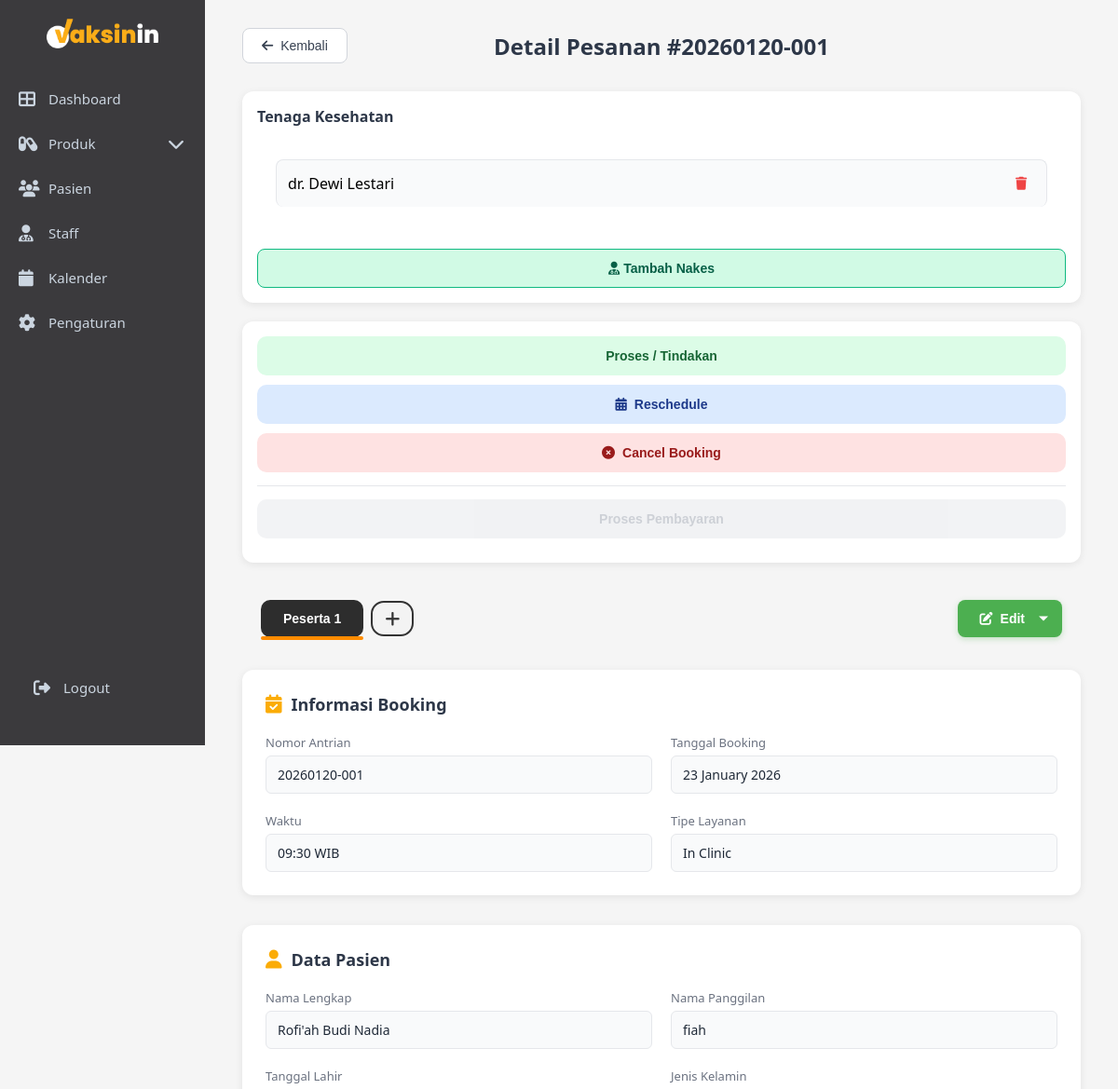
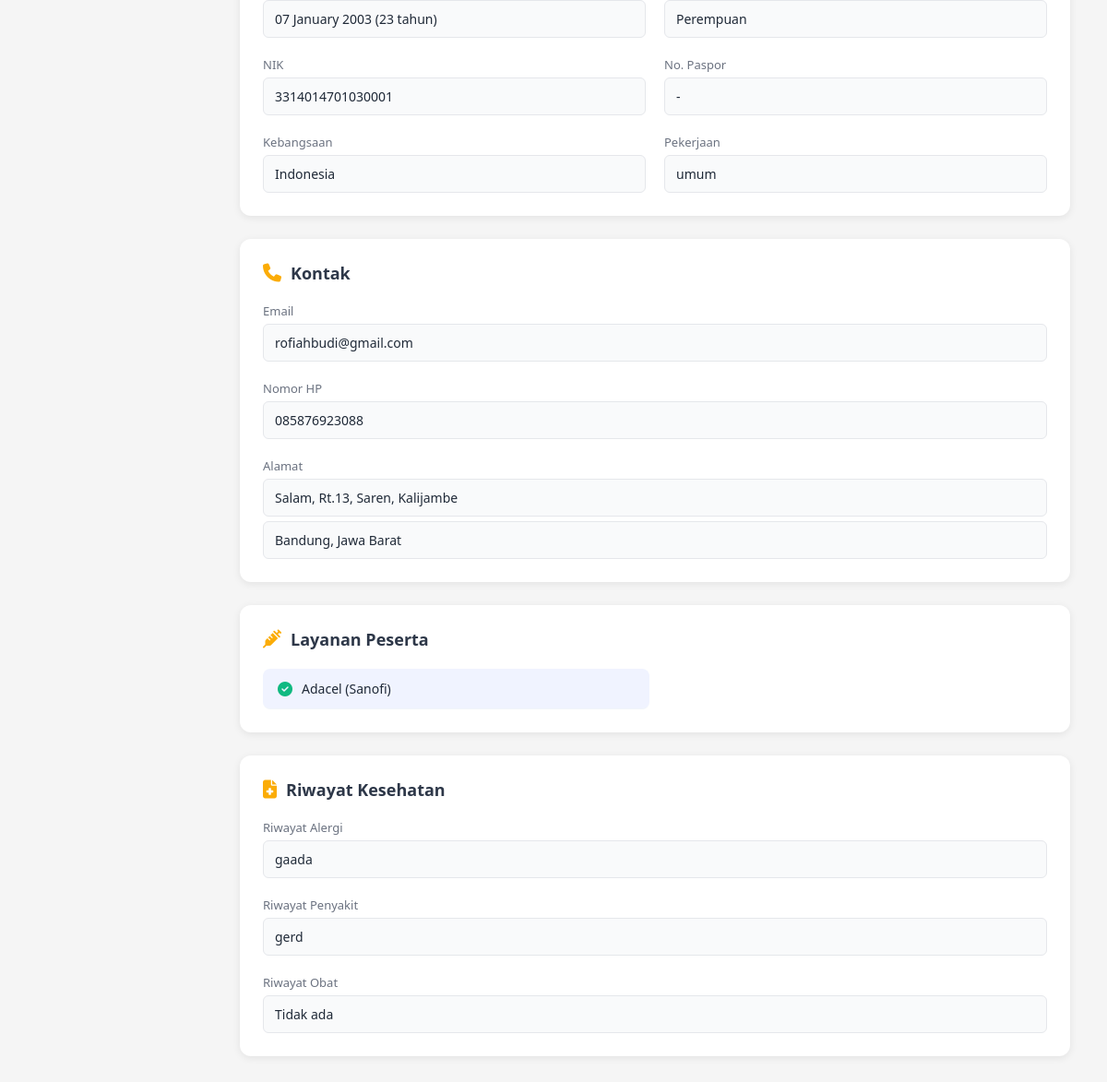
Page /admin/booking_detail.php?id=78 on the committed database (2 pictures, top to bottom).
### tables this page shows
CREATE TABLE `bookings` (
  `id` int NOT NULL,
  `parent_id` int DEFAULT NULL,
  `patient_id` int NOT NULL,
  `service_type` enum('Home Service','In Clinic') NOT NULL,
  `nomor_antrian` varchar(20) NOT NULL,
  `tanggal_booking` date NOT NULL,
  `waktu_booking` time NOT NULL,
  `status` enum('pending','confirmed','completed','cancelled') DEFAULT 'pending',
  `catatan` text,
  `created_at` datetime NOT NULL,
  `updated_at` datetime DEFAULT CURRENT_TIMESTAMP ON UPDATE CURRENT_TIMESTAMP,
  `doctor_id` int DEFAULT NULL,
  `payment_status` enum('unpaid','paid') DEFAULT 'unpaid',
  `tindakan_selesai` tinyint(1) DEFAULT '0'
);

CREATE TABLE `patients` (
  `id` int NOT NULL,
  `no_rekam_medis` varchar(20) NOT NULL,
  `nama_lengkap` varchar(100) NOT NULL,
  `nama_panggilan` varchar(50) DEFAULT NULL,
  `tanggal_lahir` date NOT NULL,
  `usia` int DEFAULT NULL,
  `kategori_usia` enum('Anak','Dewasa') NOT NULL,
  `jenis_kelamin` enum('L','P') NOT NULL,
  `nik` varchar(16) DEFAULT NULL,
  `paspor` varchar(20) DEFAULT NULL,
  `kebangsaan` varchar(50) DEFAULT 'Indonesia',
  `pekerjaan` varchar(100) DEFAULT NULL,
  `nama_wali` varchar(100) DEFAULT NULL,
  `riwayat_alergi` text,
  `riwayat_penyakit` text,
  `riwayat_obat` text,
  `pelayanan` varchar(50) NOT NULL,
  `created_at` timestamp NOT NULL DEFAULT CURRENT_TIMESTAMP,
  `updated_at` timestamp NOT NULL DEFAULT CURRENT_TIMESTAMP ON UPDATE CURRENT_TIMESTAMP
);

CREATE TABLE `patient_emails` (
  `id` int NOT NULL,
  `patient_id` int NOT NULL,
  `email` varchar(100) NOT NULL,
  `is_primary` tinyint(1) DEFAULT '0'
);

CREATE TABLE `patient_phones` (
  `id` int NOT NULL,
  `patient_id` int NOT NULL,
  `phone` varchar(20) NOT NULL,
  `is_primary` tinyint(1) DEFAULT '0'
);

CREATE TABLE `patient_addresses` (
  `id` int NOT NULL,
  `patient_id` int NOT NULL,
  `alamat` text NOT NULL,
  `provinsi` varchar(100) DEFAULT NULL,
  `kota` varchar(100) DEFAULT NULL,
  `is_primary` tinyint(1) DEFAULT '0'
);

CREATE TABLE `booking_services` (
  `id` int NOT NULL,
  `parent_booking_id` int DEFAULT NULL,
  `booking_id` int NOT NULL,
  `patient_id` int DEFAULT NULL,
  `nama_layanan` varchar(100) NOT NULL,
  `created_at` datetime DEFAULT CURRENT_TIMESTAMP,
  `service_id` int DEFAULT NULL,
  `harga` int DEFAULT '0',
  `diskon` int DEFAULT '0',
  `diskon_tipe` enum('persen','nilai') DEFAULT 'nilai',
  `total` int DEFAULT '0'
);

CREATE TABLE `staff` (
  `id` int NOT NULL,
  `nama_lengkap` varchar(150) NOT NULL,
  `gelar` varchar(50) DEFAULT NULL,
  `sip` varchar(50) DEFAULT NULL,
  `role` enum('dokter','perawat','admin') NOT NULL,
  `created_at` timestamp NOT NULL DEFAULT CURRENT_TIMESTAMP
);

### admin/booking_detail.php (the view, shortened to what the rows shown need)
<?php
include "../config.php";
$booking_id = isset($_GET['id']) ? intval($_GET['id']) : 0;
$sql = "
SELECT
    b.id AS booking_id,
    b.*,
    p.id AS patient_id,
    p.*
FROM bookings b
JOIN patients p ON b.patient_id = p.id
WHERE b.id = ? OR b.parent_id = ?
ORDER BY CASE WHEN b.id = ? THEN 0 ELSE 1 END
";
$stmt = $conn->prepare($sql);
$stmt->bind_param("iii", $booking_id, $booking_id, $booking_id);
$stmt->execute();
$participants = $stmt->get_result()->fetch_all(MYSQLI_ASSOC);
$booking = $participants[0];
$sql_staff = "
    SELECT s.id, s.nama_lengkap, s.gelar, s.role
    FROM booking_staff bs
    JOIN staff s ON bs.staff_id = s.id
    WHERE bs.booking_id = ?
";
$stmt_staff = $conn->prepare($sql_staff);
$stmt_staff->bind_param("i", $booking_id);
$stmt_staff->execute();
$staffs = $stmt_staff->get_result();
?>
<!DOCTYPE html>
<html lang="id">
<head>
    <link rel="stylesheet" href="css/admin.css">
    <link rel="stylesheet" href="css/detail.css">
    <link rel="stylesheet" href="css/reschedule.css">
    <link rel="stylesheet" href="css/sidebar-toggle.css">
    <link rel="stylesheet" href="https://cdnjs.cloudflare.com/ajax/libs/font-awesome/6.4.0/css/all.min.css">
</head>
<body>
    <div class="main-content">
        <div class="detail-header">
            <button onclick="window.location.href='dashboard.php'" class="btn-back">
                <i class="fas fa-arrow-left"></i> Kembali
            </button>
            <h1>Detail Pesanan #<?php echo $booking['nomor_antrian']; ?></h1>
        </div>
        <div class="detail-layout">
            <div class="detail-container">
                <div class="tabs-container">
                    <div class="participant-tabs">
                        <?php foreach ($participants as $index => $p): ?>
                            <button
                                class="participant-tab <?= $index == 0 ? 'active' : '' ?>"
                                onclick="showParticipant(<?= $index ?>)">
                                Peserta <?= $index + 1 ?>
                            </button>
                        <?php endforeach; ?>
                        <button class="participant-tab add" onclick="addParticipant()">
                            <i class="fas fa-plus"></i>
                        </button>
                    </div>
                </div>
                <div class="detail-section">
                    <h2><i class="fas fa-calendar-check"></i> Informasi Booking</h2>
                    <div class="detail-grid">
                        <div class="detail-item">
                            <label>Nomor Antrian</label>
                            <p><?php echo htmlspecialchars($booking['nomor_antrian']); ?></p>
                        </div>
                        <div class="detail-item">
                            <label>Tanggal Booking</label>
                            <p><?php echo date('d F Y', strtotime($booking['tanggal_booking'])); ?></p>
                        </div>
                        <div class="detail-item">
                            <label>Waktu</label>
                            <p><?php echo substr($booking['waktu_booking'], 0, 5); ?> WIB</p>
                        </div>
                        <div class="detail-item">
                            <label>Tipe Layanan</label>
                            <p><?php echo htmlspecialchars($booking['service_type']); ?></p>
                        </div>
                    </div>
                </div>
                <?php foreach ($participants as $index => $p): ?>
                <div class="participant-panel <?= $index == 0 ? 'active' : '' ?>"
                    id="participant-<?= $index ?>"
                    data-booking-id="<?= $p['id'] ?>"
                    data-patient-id="<?= $p['patient_id'] ?>">
                    <div class="detail-section">
                        <h2><i class="fas fa-user"></i> Data Pasien</h2>
                        <div class="detail-grid">
                            <div class="detail-item">
                                <label>Nama Lengkap</label>
                                <p><?= htmlspecialchars($p['nama_lengkap']); ?></p>
                            </div>
                            <div class="detail-item">
                                <label>Nama Panggilan</label>
                                <p><?= htmlspecialchars($p['nama_panggilan'] ?: '-'); ?></p>
                            </div>
                            <div class="detail-item">
                                <label>Tanggal Lahir</label>
                                <p>
                                    <?= date('d F Y', strtotime($p['tanggal_lahir'])); ?>
                                    (<?= $p['usia']; ?> tahun)
                                </p>
                            </div>
                            <div class="detail-item">
                                <label>Jenis Kelamin</label>
                                <p><?= $p['jenis_kelamin'] == 'L' ? 'Laki-laki' : 'Perempuan'; ?></p>
                            </div>
                            <div class="detail-item">
                                <label>NIK</label>
                                <p><?= htmlspecialchars($p['nik'] ?: '-'); ?></p>
                            </div>
                            <div class="detail-item">
                                <label>No. Paspor</label>
                                <p><?= htmlspecialchars($p['paspor'] ?: '-'); ?></p>
                            </div>
                            <div class="detail-item">
                                <label>Kebangsaan</label>
                                <p><?= htmlspecialchars($p['kebangsaan']); ?></p>
                            </div>
                            <div class="detail-item">
                                <label>Pekerjaan</label>
                                <p><?= htmlspecialchars($p['pekerjaan'] ?: '-'); ?></p>
                            </div>
                        </div>
                    </div>
                    <div class="detail-section">
                        <h2><i class="fas fa-phone"></i> Kontak</h2>
                        <div class="detail-grid">
                            <div class="detail-item full-width">
                                <label>Email</label>
                                <?php
                                $sql_emails = "SELECT email FROM patient_emails WHERE patient_id = ?";
                                $stmt_e = $conn->prepare($sql_emails);
                                $stmt_e->bind_param("i", $p['patient_id']);
                                $stmt_e->execute();
                                $emails = $stmt_e->get_result();
                                ?>
                                <?php while ($e = $emails->fetch_assoc()): ?>
                                    <p><?= htmlspecialchars($e['email']) ?></p>
                                <?php endwhile; ?>
                            </div>
                            <div class="detail-item full-width">
                                <label>Nomor HP</label>
                                <?php
                                $sql_phones = "SELECT phone FROM patient_phones WHERE patient_id = ?";
                                $stmt_p = $conn->prepare($sql_phones);
                                $stmt_p->bind_param("i", $p['patient_id']);
                                $stmt_p->execute();
                                $phones = $stmt_p->get_result();
                                ?>
                                <?php while ($ph = $phones->fetch_assoc()): ?>
                                    <p><?= htmlspecialchars($ph['phone']) ?></p>
                                <?php endwhile; ?>
                            </div>
                            <div class="detail-item full-width">
                                <label>Alamat</label>
                                <?php
                                $sql_addr = "SELECT * FROM patient_addresses
                                            WHERE patient_id = ? AND is_primary = 1 LIMIT 1";
                                $stmt_a = $conn->prepare($sql_addr);
                                $stmt_a->bind_param("i", $p['patient_id']);
                                $stmt_a->execute();
                                $address = $stmt_a->get_result()->fetch_assoc();
                                ?>
                                <?php if ($address): ?>
                                    <p><?= htmlspecialchars($address['alamat']) ?></p>
                                    <p><?= htmlspecialchars($address['kota']) ?>,
                                    <?= htmlspecialchars($address['provinsi']) ?></p>
                                <?php else: ?>
                                    <p>-</p>
                                <?php endif; ?>
                            </div>
                        </div>
                    </div>
                    <div class="detail-section">
                        <h2><i class="fas fa-syringe"></i> Layanan Peserta</h2>
                        <?php
                        $sql_srv = "
                            SELECT nama_layanan
                            FROM booking_services
                            WHERE booking_id = ?
                            AND patient_id = ?
                        ";
                        $stmt_srv = $conn->prepare($sql_srv);
                        $stmt_srv->bind_param("ii",
                            $p['booking_id'],
                            $p['patient_id']
                        );
                        $stmt_srv->execute();
                        $services = $stmt_srv->get_result();
                        ?>
                        <div class="services-grid">
                            <?php if ($services->num_rows > 0): ?>
                                <?php while ($srv = $services->fetch_assoc()): ?>
                                    <div class="service-item">
                                        <i class="fas fa-check-circle"></i>
                                        <?= htmlspecialchars($srv['nama_layanan']) ?>
                                    </div>
                                <?php endwhile; ?>
                            <?php else: ?>
                                <p>- Tidak ada layanan</p>
                            <?php endif; ?>
                        </div>
                    </div>
                    <div class="detail-section">
                        <h2><i class="fas fa-file-medical"></i> Riwayat Kesehatan</h2>
                        <div class="detail-grid">
                            <div class="detail-item full-width">
                                <label>Riwayat Alergi</label>
                                <p><?= htmlspecialchars($p['riwayat_alergi'] ?: 'Tidak ada') ?></p>
                            </div>
                            <div class="detail-item full-width">
                                <label>Riwayat Penyakit</label>
                                <p><?= htmlspecialchars($p['riwayat_penyakit'] ?: 'Tidak ada') ?></p>
                            </div>
                            <div class="detail-item full-width">
                                <label>Riwayat Obat</label>
                                <p><?= htmlspecialchars($p['riwayat_obat'] ?: 'Tidak ada') ?></p>
                            </div>
                        </div>
                    </div>
                </div>
                <?php endforeach; ?>
            </div>
            <div class="detail-right">
                <div class="side-card">
                    <div class="side-body">
                        <?php if($staffs->num_rows > 0): ?>
                            <?php while($s = $staffs->fetch_assoc()): ?>
                                <div class="staff-item" id="staff-<?= $s['id'] ?>">
                                    <span><?= htmlspecialchars($s['gelar'].' '.$s['nama_lengkap']); ?></span>
                                    <?php if (
                                        $booking['payment_status'] == 'unpaid' &&
                                        !in_array($booking['status'], ['cancelled', 'completed'])
                                    ): ?>
                                        <button class="btn-delete-staff"
                                                onclick="removeStaff(<?= $booking_id ?>, <?= $s['id'] ?>)"
                                                title="Hapus">
                                            <i class="fas fa-trash"></i>
                                        </button>
                                    <?php endif; ?>
                                </div>
                            <?php endwhile; ?>
                        <?php else: ?>
                            <span class="empty-text">Belum ada staff</span>
                        <?php endif; ?>
                    </div>
                </div>
            </div>
        </div>
    </div>
</body>
</html>

### rows in the picture
bookings: nomor_antrian "20260120-001", tanggal_booking "23 January 2026", waktu_booking "09:30", service_type "In Clinic", patient.nama_lengkap "Rofi'ah Budi Nadia", patient.nama_panggilan "fiah", patient.tanggal_lahir "07 January 2003", patient.usia "23", patient.nik "3314014701030001", patient.paspor "-", patient.kebangsaan "Indonesia", patient.pekerjaan "umum", patient_addresses.alamat "Salam, Rt.13, Saren, Kalijambe", patient_addresses.kota "Bandung", patient_addresses.provinsi "Jawa Barat", patient.riwayat_alergi "gaada", patient.riwayat_penyakit "gerd", patient.riwayat_obat "Tidak ada"
patient_emails: email "rofiahbudi@gmail.com"
patient_phones: phone "085876923088"
booking_services: nama_layanan "Adacel (Sanofi)"
staff: gelar+nama_lengkap "dr. Dewi Lestari"
